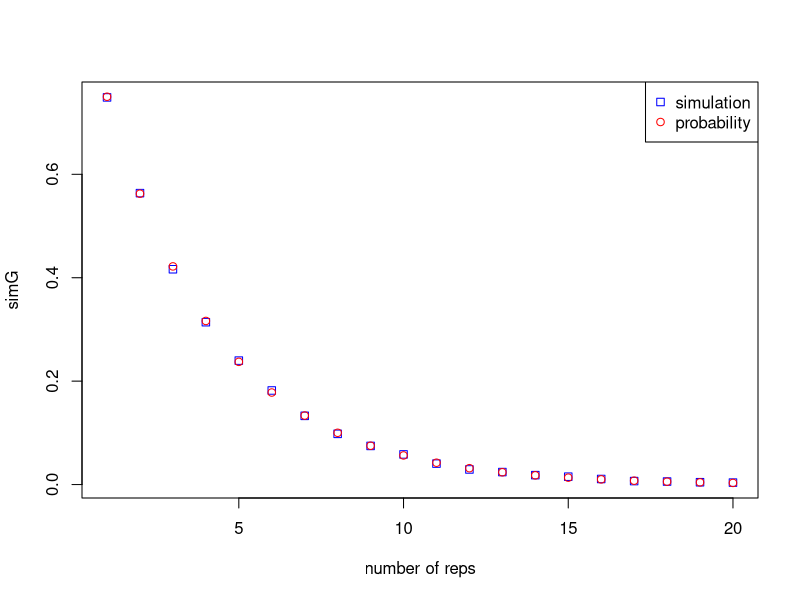
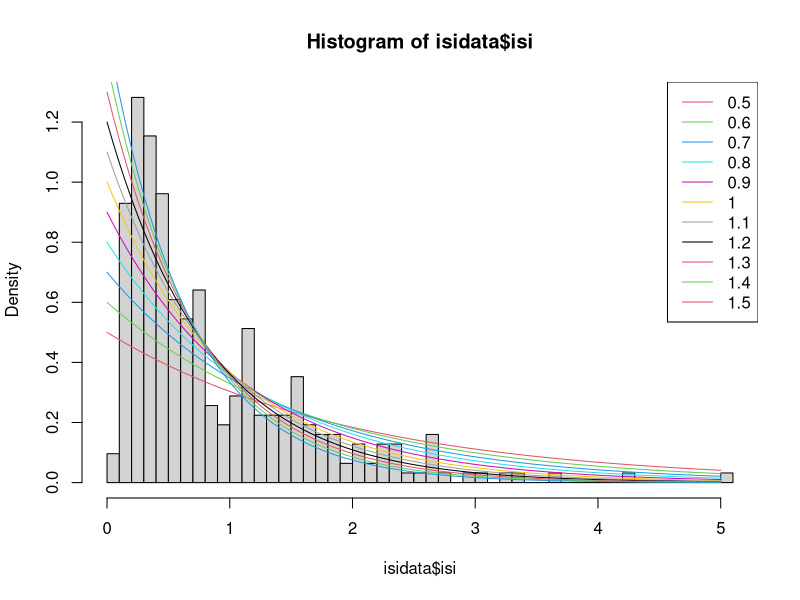
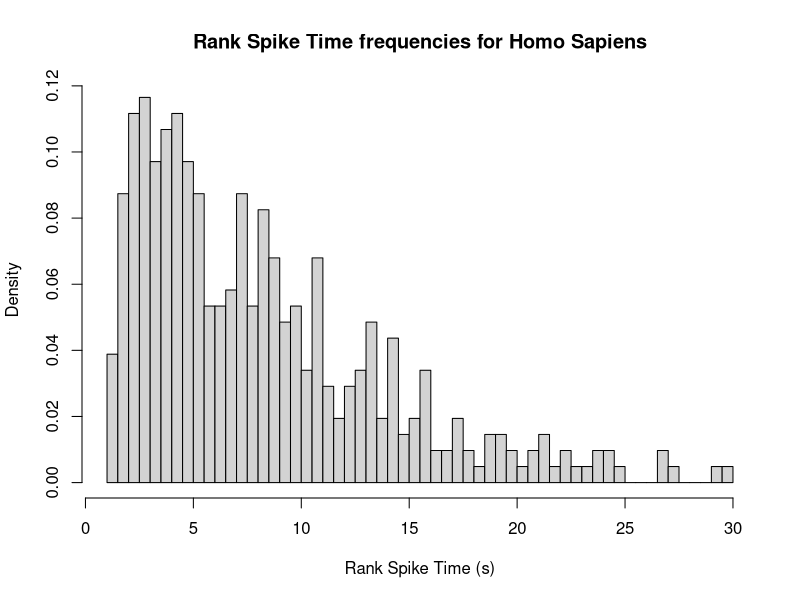
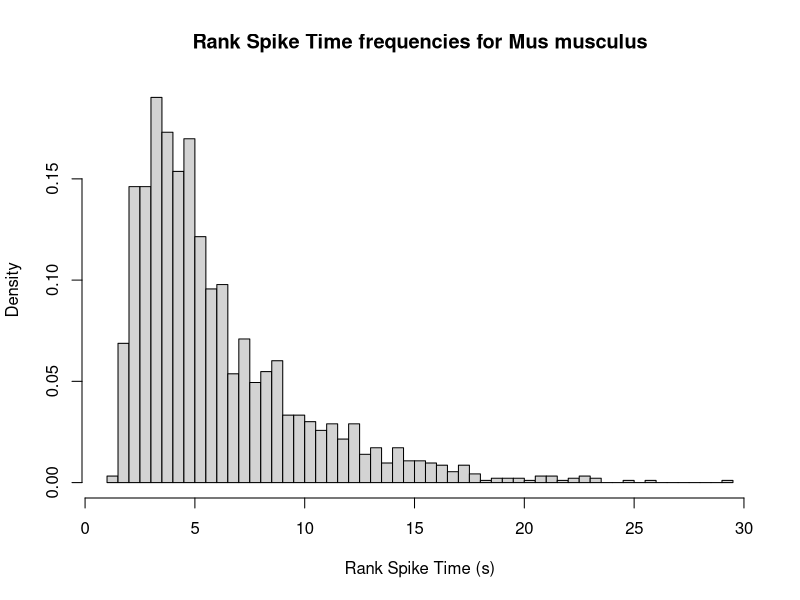
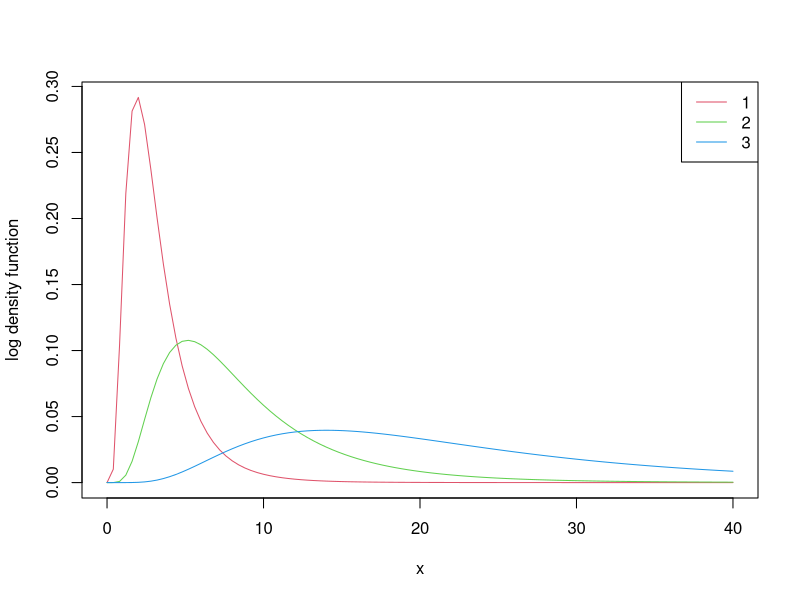
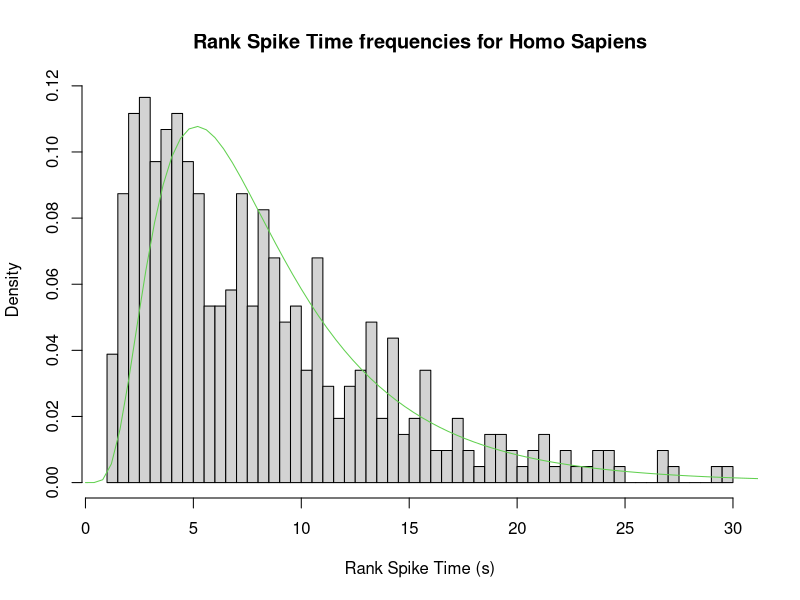

Write R code to recreate these figures, in order.
## ---- chunk 1
offspringG <- function(Parent1, Parent2){
  Allele1 <- sample(unlist(strsplit(Parent1, split = "")), replace = TRUE, size=1)
  Allele2 <- sample(unlist(strsplit(Parent2, split = "")), replace = TRUE, size=1)
  return(paste(Allele1, Allele2, sep = ""))
}


offspringP <- function(Genotype){
  Phenotype <- ""
  if (Genotype == "ii"){
    Phenotype <- "Type O"
  }
  if (Genotype == "AB" | Genotype == "BA"){
    Phenotype <- "Type AB"
  }
  if (Genotype == "iB" | Genotype == "Bi" | Genotype == "BB"){
    Phenotype <- "Type B"
  }
  if (Genotype == "iA" | Genotype == "Ai" | Genotype == "AA"){
    Phenotype <- "Type A"
  }
  return(Phenotype)
}
## ---- chunk 2
offspingiAiA <- c()
for(i in 1:1000){
  offspingiAiA[i] <- offspringG("iA", "iA")
}
sum(offspingiAiA == "ii")/length(offspingiAiA)
sum(offspingiAiA != "AA")/length(offspingiAiA)
## ---- chunk 3
secondGen <- c()

for(i in 1:1000){
  A <- offspringG("iA", "iB")
  B <- offspringG("AB", "AB")
  C <- offspringP(offspringG(A, B))
  secondGen[i] <- C
}

secondGen
## ---- chunk 4
ACGsim <- function(reps){
  count = 0
  
  for(i in 1:reps){
    sqce_5 <- paste(sample(c("A", "T", "G", "C"), replace = TRUE, size = 5), collapse = "")
    
    if(grepl("ACG", sqce_5, fixed = TRUE)){
      count <- count + 1
    }
  }
  return(count/reps)
}
ACGsim(10000)
## ---- chunk 5
Gsim <- function(reps, length = 10){
  sqces_with_G <- 0
  for(i in 1:reps){
    seq <- sample(c("A", "C", "T", "G"), replace =TRUE, size = length)
    if ("G" %in% seq){
      sqces_with_G <- sqces_with_G + 1
    }
  }
  sqces_with_no_G <- reps - sqces_with_G
  return(sqces_with_no_G/reps)
}

Gsim(10000)
## ---- chunk 6
simG <- c()
pG <- c()
for(i in 1:20){
  simG[i] <- Gsim(10000, length = i)
  pG[i] <- dbinom(i, size = i, prob = 0.75)
}

plot(1:20, simG, col = "blue", pch = 0, xlab = "number of reps")
points(1:20, pG, col = "red", pch = 1)
legend("topright",legend = c("simulation", "probability"), 
       col = c("blue", "red"), pch = c(0, 1))
## ---- chunk 7
isidata <- read.table("neuronspikes.txt", col.names = "isi")
hist(isidata$isi, breaks = 50, probability = TRUE)

for(i in seq(0.5, 1.5, 0.1)){
  curve(dexp((x), rate = i), from = 0, to = 5, col= (i*10)-3, add = TRUE)
}

legend("topright", legend=c(seq(0.5,1.5,0.1)), 
       col=c(2:length(seq(0.5,1.5,0.1))), lty = 1)
## ---- chunk 8
pexp(1, rate = 1.5)
pexp(1.5, rate = 1.5) - pexp(0.5, rate = 1.5)
## ---- chunk 9
cells <- read.csv("cell_types.csv", na.strings = "")
## ---- chunk 10
sum(cells$donor__species == "Homo Sapiens") / length(cells[,1])
## ---- chunk 11
hist(cells$ef__peak_t_ramp[cells$donor__species == "Homo Sapiens"], 
     proba = TRUE,  xlab = "Rank Spike Time (s)", 
     breaks = 50, main = "Rank Spike Time frequencies for Homo Sapiens")

hist(cells$ef__peak_t_ramp[cells$donor__species == "Mus musculus"], 
     proba = TRUE, xlab = "Rank Spike Time (s)", 
     breaks = 50, main = "Rank Spike Time frequencies for Mus musculus")
## ---- chunk 12
first_plot = FALSE

for(i in 1:3){
  curve(dlnorm(x, sdlog = 0.6, meanlog = i), from = 0, to = 40, 
        add = first_plot, col = i+1, ylab = "log density function")
  first_plot = TRUE
}

legend("topright", legend = 1:3, col = 2:4, lty = 1)
## ---- chunk 13
hist(cells$ef__peak_t_ramp[cells$donor__species == "Homo Sapiens"], 
     proba = TRUE,  xlab = "Rank Spike Time (s)", 
     breaks = 50, main = "Rank Spike Time frequencies for Homo Sapiens")

curve(dlnorm(x, sdlog = 0.6, meanlog = 2), 
      from = 0, to = 40, add = TRUE, 
      col = 3, ylab = "log density function")
## ---- chunk 14
sum(cells$donor__species == "Homo Sapiens" & cells$donor__sex == "Male")
sum(cells$donor__species == "Homo Sapiens" & cells$donor__sex == "Female")
